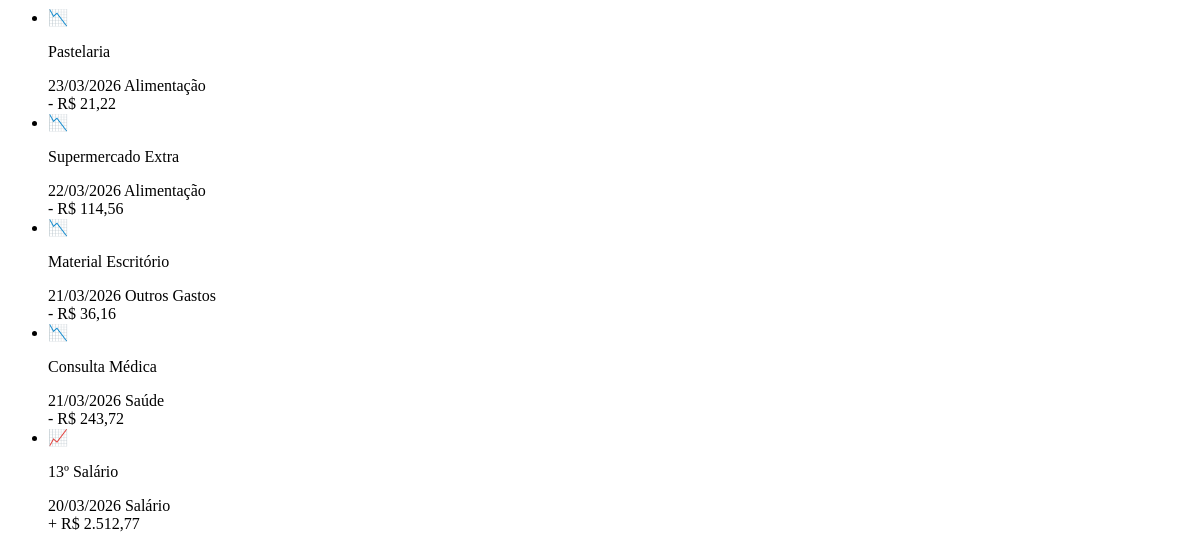
The page /telegram/htmx/dashboard-parcial/ (signed in) on the database as committed earlier.
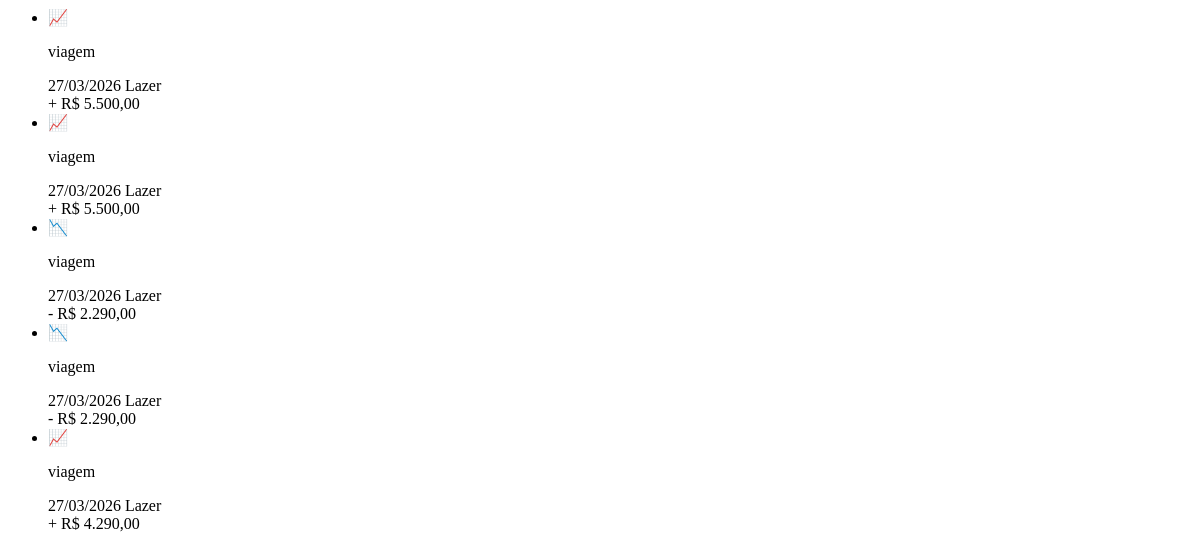
The same page on the database as committed later.
### finances/models.py (models this page shows, shortened)
class Transaction(models.Model):
    TIPO_CHOICES = [
        ('entrada', 'Entrada'),
        ('saida', 'Saída'),
    ]
    valor = models.DecimalField(
        max_digits=12,
        decimal_places=2,
        validators=[MinValueValidator(Decimal('0.01'))],
    )
    data = models.DateField()
    tipo = models.CharField(max_length=10, choices=TIPO_CHOICES)
    descricao = models.CharField(max_length=255)
    categoria = models.ForeignKey(
        Category,
        on_delete=models.SET_NULL,
        null=True,
        blank=True,
        related_name='transacoes',
    )
    conta = models.ForeignKey(
        Account,
        on_delete=models.SET_NULL,
        null=True,
        blank=True,
        related_name='transacoes',
    )
    usuario = models.ForeignKey(User, on_delete=models.CASCADE, related_name='transacoes')
    class Meta:
        verbose_name = 'Transação'
        verbose_name_plural = 'Transações'
        ordering = ['-data', '-id']
        constraints = [
            models.CheckConstraint(
                check=models.Q(valor__gt=0),
                name='transaction_valor_positivo',
            )
        ]

class Category(models.Model):
    TIPO_CHOICES = [
        ('entrada', 'Entrada'),
        ('saida', 'Saída'),
    ]
    nome = models.CharField(max_length=100)
    tipo = models.CharField(max_length=10, choices=TIPO_CHOICES)
    usuario = models.ForeignKey(User, on_delete=models.CASCADE, related_name='categorias')
    keywords = models.TextField(
        blank=True,
        default='',
        help_text='Palavras-chave separadas por vírgula para auto-categorização',
    )
    class Meta:
        verbose_name = 'Categoria'
        verbose_name_plural = 'Categorias'
        unique_together = ['nome', 'usuario']

### telegram_bot/views.py (the view)
@login_required
def dashboard_partial(request):
    context = {
        'resumo_mes': dashboard_selectors.obter_resumo_mes_atual(request.user),
        'ultimas_transacoes': dashboard_selectors.obter_ultimas_transacoes(
            request.user, limit=20
        ),
        'saldo': calculate_balance(request.user),
    }
    return render(
        request,
        'telegram_bot/fragmentos/dashboard_lancamentos.html',
        context,
    )

### dashboard/selectors.py (called while the page is built)
def obter_resumo_mes_atual(user):
    from finances.models import Transaction
    hoje = timezone.now().date()
    inicio_mes = hoje.replace(day=1)
    totais = (
        Transaction.objects
        .filter(usuario=user, data__gte=inicio_mes)
        .values('tipo')
        .annotate(total=Sum('valor'))
    )
    resultado = {'total_entradas': Decimal('0'), 'total_saidas': Decimal('0')}
    for item in totais:
        if item['tipo'] == 'entrada':
            resultado['total_entradas'] = item['total'] or Decimal('0')
        elif item['tipo'] == 'saida':
            resultado['total_saidas'] = item['total'] or Decimal('0')
    resultado['saldo_liquido'] = resultado['total_entradas'] - resultado['total_saidas']
    return resultado

def obter_ultimas_transacoes(user, limit=5):
    from finances.models import Transaction
    return (
        Transaction.objects
        .filter(usuario=user)
        .select_related('categoria', 'conta')
        .order_by('-data', '-pk')[:limit]
    )

### telegram_bot/templates/telegram_bot/fragmentos/dashboard_lancamentos.html
<div class="bg-zinc-950 rounded-2xl border border-zinc-800/60 shadow-xl overflow-hidden">
  {% if ultimas_transacoes %}
    <ul class="divide-y divide-zinc-800/60" role="list">
      {% for t in ultimas_transacoes|slice:":5" %}
        <li class="group hover:bg-zinc-900/50 transition-colors">
          <div class="flex items-center gap-4 px-5 py-4">
            <div class="shrink-0 h-10 w-10 rounded-xl flex items-center justify-center {% if t.tipo == 'entrada' %}
                bg-emerald-500/10
              {% else %}
                bg-rose-500/10
              {% endif %}">
              {% if t.tipo == 'entrada' %}
                <span class="text-emerald-400">📈</span>
              {% else %}
                <span class="text-rose-400">📉</span>
              {% endif %}
            </div>
            <div class="flex-1 min-w-0">
              <p class="text-sm font-medium text-zinc-100 truncate">{{ t.descricao }}</p>
              <div class="flex items-center gap-2 mt-0.5 flex-wrap">
                <span class="text-xs text-zinc-400">{{ t.data|date:'d/m/Y' }}</span>
                {% if t.categoria %}
                  <span class="inline-flex items-center px-2 py-0.5 rounded-full text-xs font-medium {% if t.tipo == 'entrada' %}
                      bg-emerald-500/10 text-emerald-400
                    {% else %}
                      bg-rose-500/10 text-rose-400
                    {% endif %}">
                    {{ t.categoria.nome }}
                  </span>
                {% endif %}
              </div>
            </div>
            <span class="shrink-0 text-sm font-bold {% if t.tipo == 'entrada' %}
                text-emerald-400
              {% else %}
                text-rose-400
              {% endif %}">
              {% if t.tipo == 'entrada' %}
                +
              {% else %}
                -
              {% endif %}R$ {{ t.valor|floatformat:'2g' }}
            </span>
          </div>
        </li>
      {% endfor %}
    </ul>
  {% else %}
    <div class="p-8 text-center text-zinc-400 text-sm">Nenhuma transação registrada ainda.</div>
  {% endif %}
</div>

Rows that differ between the two databases and show on the page:
no longer on this page (row unchanged): Transaction: descricao "Pastelaria", data "23/03/2026", categoria.nome "Alimentação", valor "21,22"
no longer on this page (row unchanged): Transaction: descricao "Supermercado Extra", data "22/03/2026", categoria.nome "Alimentação", valor "114,56"
no longer on this page (row unchanged): Transaction: descricao "Material Escritório", data "21/03/2026", categoria.nome "Outros Gastos", valor "36,16"
no longer on this page (row unchanged): Transaction: descricao "Consulta Médica", data "21/03/2026", categoria.nome "Saúde", valor "243,72"
no longer on this page (row unchanged): Transaction: descricao "13º Salário", data "20/03/2026", categoria.nome "Salário", valor "2.512,77"
added Transaction: descricao "viagem", data "27/03/2026", categoria.nome "Lazer", valor "5.500,00"
added Transaction: descricao "viagem", data "27/03/2026", categoria.nome "Lazer", valor "5.500,00"
added Transaction: descricao "viagem", data "27/03/2026", categoria.nome "Lazer", valor "2.290,00"
added Transaction: descricao "viagem", data "27/03/2026", categoria.nome "Lazer", valor "2.290,00"
added Transaction: descricao "viagem", data "27/03/2026", categoria.nome "Lazer", valor "4.290,00"
